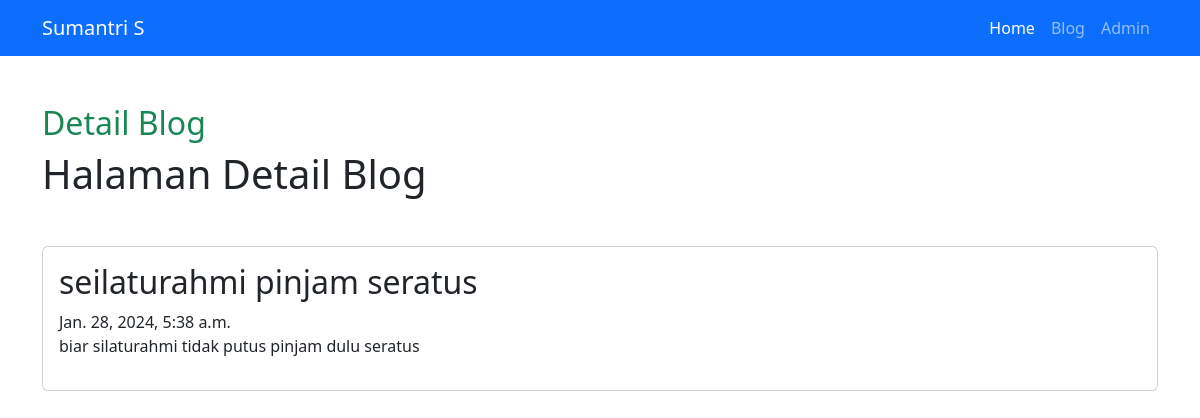
/blog/detail/seilaturahmi-pinjam-seratus/, run on the app's committed database.
### blog/models.py (models this page shows, shortened)
class Artikel(models.Model):
    judul = models.CharField(max_length=255)
    isi = models.TextField()
    kategori = models.ForeignKey(Kategori, on_delete=models.CASCADE)
    slug_art = models.SlugField(editable=False, blank=True)
    pubdate = models.DateTimeField(auto_now_add=True)
    update = models.DateTimeField(auto_now=True)

### blog/views.py (the view)
# urls.py: path('detail/<slug:slugInput>/', views.detail_artikel, name='detail_artikel'),
def detail_artikel(request, slugInput):
    detail_articles = Artikel.objects.get(slug_art=slugInput)
    context = {
        'Judul': 'Detail Blog',
        'Heading': 'Halaman Detail Blog',
        'DetailArtikel': detail_articles,
    }
    return render(request, 'blog/detail.html', context)

### blog/templates/blog/detail.html (shortened to what this page needs)
{% extends "base.html" %}
{% block title %}
<h2 class="mt-5 text-success">{{Judul}}</h2>
{% endblock title %}
{% block contents %}
<h1>{{Heading}}</h1>
        <div class="card mt-5">
            <div class="card-body">
                <h2 class="card-title">{{DetailArtikel.judul}}</h2>
                <span class="text-secondar">{{DetailArtikel.pubdate}}</span>
                <p class="text-dark fst-norma">{{DetailArtikel.isi}}</p>
            </div>
        </div>
{% endblock contents %}

### data on the page
Artikel: judul "seilaturahmi pinjam seratus", pubdate "Jan. 28, 2024, 5:38 a.m.", isi "biar silaturahmi tidak putus pinjam dulu seratus"

### other printed values
{{ Judul }} "Detail Blog"
{{ Heading }} "Halaman Detail Blog"
